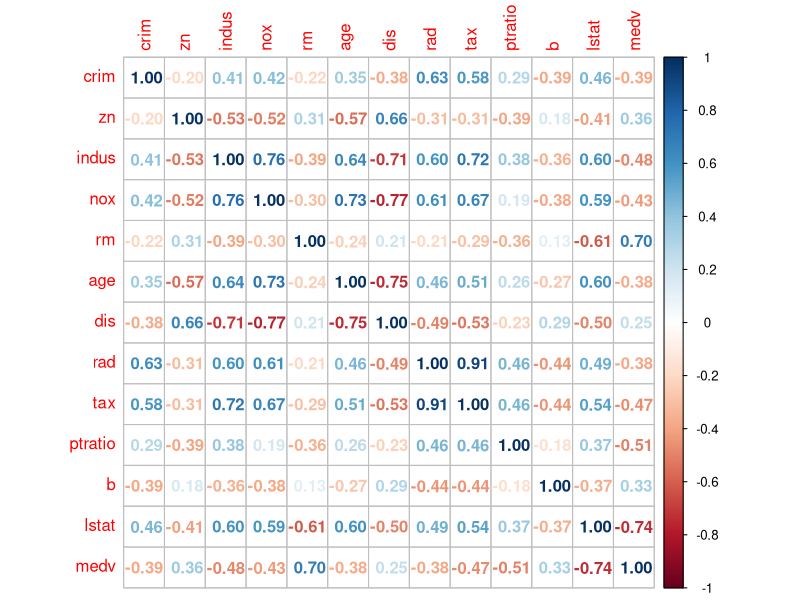
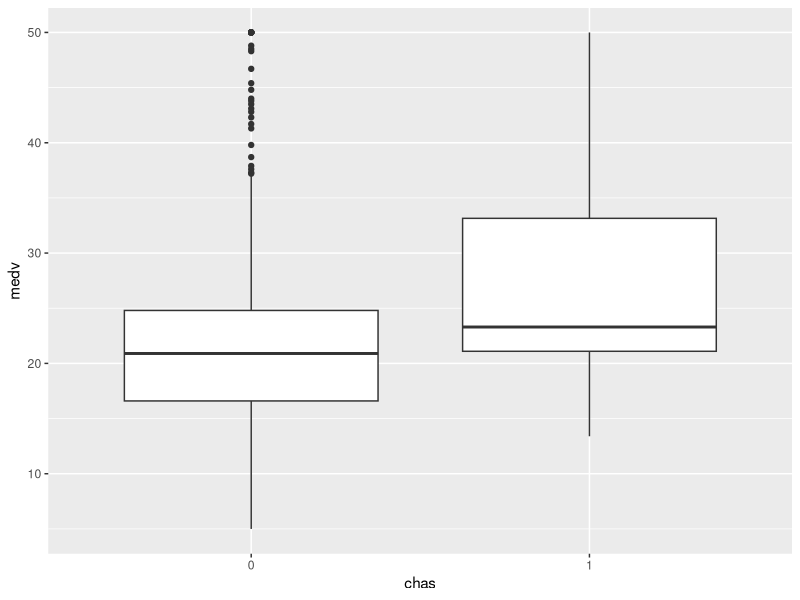

Generate these figures, in order, with R:
#Boston-housing case study!
#Get the data set from the 'mlbench' package, briefly have a look about the type of data in the columns of the data set.
install.packages("mlbench")
library("mlbench")
data("BostonHousing")
str(BostonHousing)
#We see that there's 14 columns. And we will be going to predict the 'medv' variable which says about the median values of all of the owner occupied homes in 1000 dollars.
#I suggest you to take a look for the definitions of all the columns in tha data set to understand the working model better.
#Look for the variables that correlates the most, do it by having a correlation matrix and find out the relation between the numeric variables.
library(dplyr)
corr_mat <- BostonHousing %>% select(-chas) %>% cor()
#To visualize it better, get the corplot library.
install.packages("corrplot")
library("corrplot")
corrplot(corr_mat, method = "number")
#We see that rm and lstat has a strong correlation with the medv variable, and we also see 2-3 such correlations like tax&rad.
#Lets see the relation between the variable medv and the categorical variable chas.
library(ggplot2)
ggplot(BostonHousing, aes(x=chas, y=medv)) + geom_boxplot()
#We see that the price of the houses near river fence are a little higher.

#Lets split our data with 70% of the total no. of rows of the data set being on the training set.
set.seed(1)
idx <- sample(nrow(BostonHousing), size = round(0.7*nrow(BostonHousing)))
idx
#We see that, there are 354 random values in the idx variable.
train <- BostonHousing[idx,]
test <- BostonHousing[-idx,]

#Create a linear regression model!
lm_model <- lm(medv~., data = BostonHousing)
summary(lm_model)
#Look at the coefficients, and see the variables about how they are related with the 'medv' column.
#For ex. the categorical variable chas has a positive relation with medv. (The price of a house near a river tends to have higher price, nearly 2687 dollars.)

#Let us now predict our model on the test set.
library(broom)
pred_test <- lm_model %>% augment(newdata=test)

#Get the accuracy of our model by calculating RMSE & R squared values.
library(caret)
RMSE(pred = pred_test$.fitted, obs = test$medv)
postResample(pred = pred_test$.fitted, obs = test$medv)["Rsquared"]
#We see that Rmse = 4.958, Rsquared=0.648.
#Lets compare the Rsquared value of the test set with that of the training set.
summary(lm_model)$r.squared

#We see that Rsquared value of training set(0.74) is a little bit higher than of the test set.
#Which means there's some degree of overfitting!
